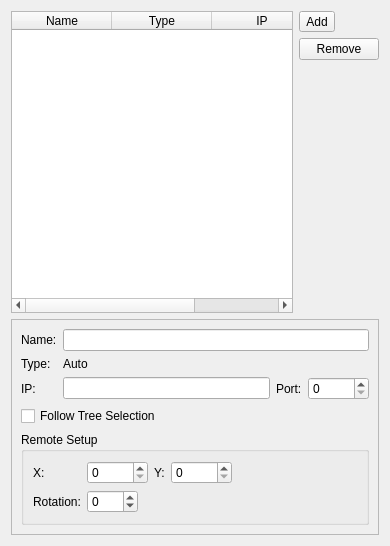
<?xml version="1.0" encoding="UTF-8"?>
<ui version="4.0">
 <class>HostsOptionPage</class>
 <widget class="QWidget" name="HostsOptionPage">
  <property name="geometry">
   <rect>
    <x>0</x>
    <y>0</y>
    <width>390</width>
    <height>546</height>
   </rect>
  </property>
  <property name="windowTitle">
   <string>Form</string>
  </property>
  <layout class="QVBoxLayout" name="verticalLayout">
   <item>
    <layout class="QHBoxLayout" name="horizontalLayout">
     <item>
      <widget class="QTableWidget" name="hostsWidget">
       <property name="editTriggers">
        <set>QAbstractItemView::NoEditTriggers</set>
       </property>
       <property name="selectionMode">
        <enum>QAbstractItemView::SingleSelection</enum>
       </property>
       <property name="selectionBehavior">
        <enum>QAbstractItemView::SelectRows</enum>
       </property>
       <property name="columnCount">
        <number>3</number>
       </property>
       <attribute name="horizontalHeaderHighlightSections">
        <bool>false</bool>
       </attribute>
       <attribute name="horizontalHeaderStretchLastSection">
        <bool>true</bool>
       </attribute>
       <attribute name="verticalHeaderVisible">
        <bool>false</bool>
       </attribute>
       <attribute name="verticalHeaderHighlightSections">
        <bool>false</bool>
       </attribute>
       <column>
        <property name="text">
         <string>Name</string>
        </property>
       </column>
       <column>
        <property name="text">
         <string>Type</string>
        </property>
       </column>
       <column>
        <property name="text">
         <string>IP</string>
        </property>
       </column>
      </widget>
     </item>
     <item>
      <layout class="QVBoxLayout" name="verticalLayout_2">
       <item>
        <widget class="QToolButton" name="addHostButton">
         <property name="text">
          <string>Add</string>
         </property>
         <property name="popupMode">
          <enum>QToolButton::InstantPopup</enum>
         </property>
         <property name="toolButtonStyle">
          <enum>Qt::ToolButtonTextBesideIcon</enum>
         </property>
         <property name="arrowType">
          <enum>Qt::NoArrow</enum>
         </property>
        </widget>
       </item>
       <item>
        <widget class="QPushButton" name="removeHostButton">
         <property name="text">
          <string>Remove</string>
         </property>
        </widget>
       </item>
       <item>
        <spacer name="verticalSpacer">
         <property name="orientation">
          <enum>Qt::Vertical</enum>
         </property>
         <property name="sizeHint" stdset="0">
          <size>
           <width>20</width>
           <height>40</height>
          </size>
         </property>
        </spacer>
       </item>
      </layout>
     </item>
    </layout>
   </item>
   <item>
    <widget class="QFrame" name="hostUI">
     <property name="frameShape">
      <enum>QFrame::StyledPanel</enum>
     </property>
     <property name="frameShadow">
      <enum>QFrame::Raised</enum>
     </property>
     <layout class="QFormLayout" name="formLayout_2">
      <property name="fieldGrowthPolicy">
       <enum>QFormLayout::ExpandingFieldsGrow</enum>
      </property>
      <item row="0" column="0">
       <widget class="QLabel" name="nameLabel">
        <property name="text">
         <string>Name:</string>
        </property>
       </widget>
      </item>
      <item row="0" column="1">
       <widget class="QLineEdit" name="nameField"/>
      </item>
      <item row="1" column="0">
       <widget class="QLabel" name="typeLabel">
        <property name="text">
         <string>Type:</string>
        </property>
       </widget>
      </item>
      <item row="1" column="1">
       <widget class="QLabel" name="typeField">
        <property name="text">
         <string>Auto</string>
        </property>
       </widget>
      </item>
      <item row="2" column="0">
       <widget class="QLabel" name="ipLabel">
        <property name="enabled">
         <bool>true</bool>
        </property>
        <property name="text">
         <string>IP:</string>
        </property>
       </widget>
      </item>
      <item row="2" column="1">
       <layout class="QHBoxLayout" name="horizontalLayout_2">
        <item>
         <widget class="QLineEdit" name="ipField"/>
        </item>
        <item>
         <widget class="QLabel" name="portLabel">
          <property name="text">
           <string>Port:</string>
          </property>
         </widget>
        </item>
        <item>
         <widget class="QSpinBox" name="portField">
          <property name="maximum">
           <number>99999</number>
          </property>
         </widget>
        </item>
       </layout>
      </item>
      <item row="3" column="0" colspan="2">
       <widget class="QCheckBox" name="followTreeSelectionField">
        <property name="text">
         <string>Follow Tree Selection</string>
        </property>
       </widget>
      </item>
      <item row="5" column="0" colspan="2">
       <widget class="QGroupBox" name="groupBox">
        <property name="title">
         <string>Remote Setup</string>
        </property>
        <layout class="QFormLayout" name="formLayout">
         <property name="fieldGrowthPolicy">
          <enum>QFormLayout::ExpandingFieldsGrow</enum>
         </property>
         <item row="2" column="0">
          <widget class="QLabel" name="xLabel">
           <property name="text">
            <string>X:</string>
           </property>
          </widget>
         </item>
         <item row="2" column="1">
          <layout class="QHBoxLayout" name="horizontalLayout_3">
           <item>
            <widget class="QSpinBox" name="xField">
             <property name="maximum">
              <number>99999</number>
             </property>
            </widget>
           </item>
           <item>
            <widget class="QLabel" name="yLabel">
             <property name="text">
              <string>Y:</string>
             </property>
            </widget>
           </item>
           <item>
            <widget class="QSpinBox" name="yField">
             <property name="maximum">
              <number>99999</number>
             </property>
            </widget>
           </item>
           <item>
            <spacer name="horizontalSpacer">
             <property name="orientation">
              <enum>Qt::Horizontal</enum>
             </property>
             <property name="sizeHint" stdset="0">
              <size>
               <width>40</width>
               <height>20</height>
              </size>
             </property>
            </spacer>
           </item>
          </layout>
         </item>
         <item row="3" column="0">
          <widget class="QLabel" name="rotationLabel">
           <property name="text">
            <string>Rotation:</string>
           </property>
          </widget>
         </item>
         <item row="3" column="1">
          <layout class="QHBoxLayout" name="horizontalLayout_5">
           <item>
            <widget class="QSpinBox" name="rotationField">
             <property name="minimum">
              <number>-360</number>
             </property>
             <property name="maximum">
              <number>360</number>
             </property>
            </widget>
           </item>
           <item>
            <spacer name="horizontalSpacer_2">
             <property name="orientation">
              <enum>Qt::Horizontal</enum>
             </property>
             <property name="sizeHint" stdset="0">
              <size>
               <width>40</width>
               <height>20</height>
              </size>
             </property>
            </spacer>
           </item>
          </layout>
         </item>
        </layout>
       </widget>
      </item>
     </layout>
    </widget>
   </item>
  </layout>
 </widget>
 <resources/>
 <connections/>
</ui>
